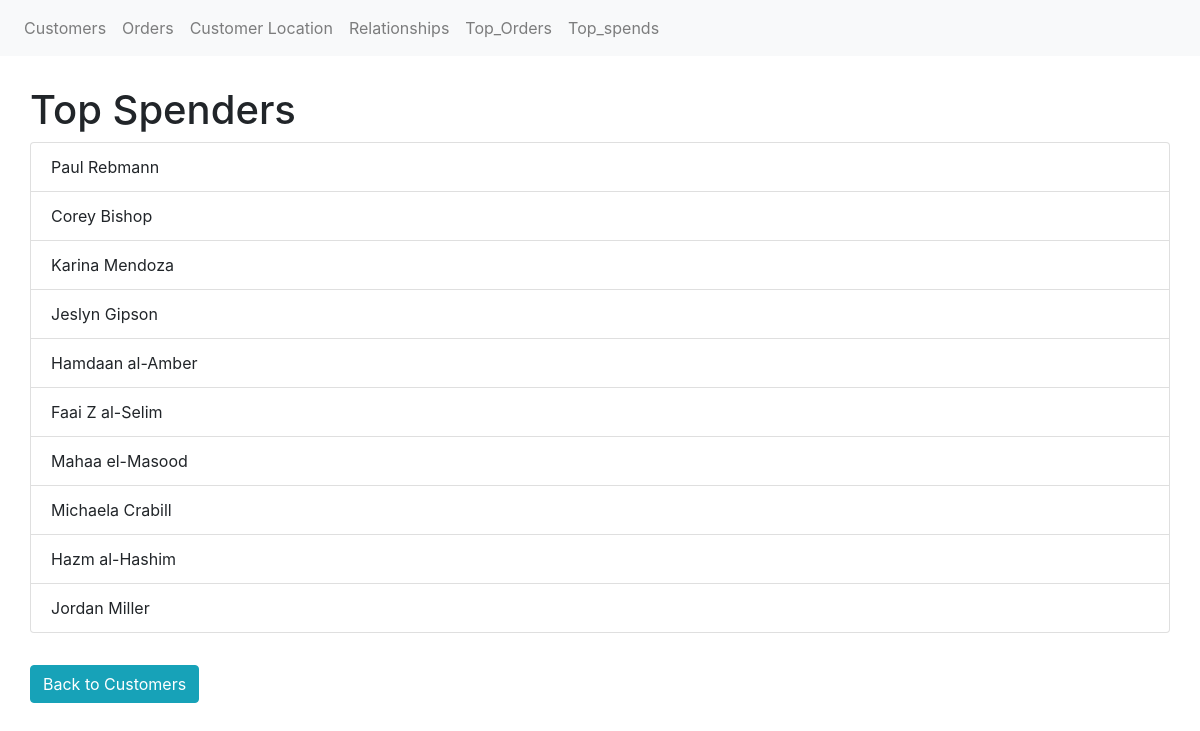
The app's page /top_spenders, older data.
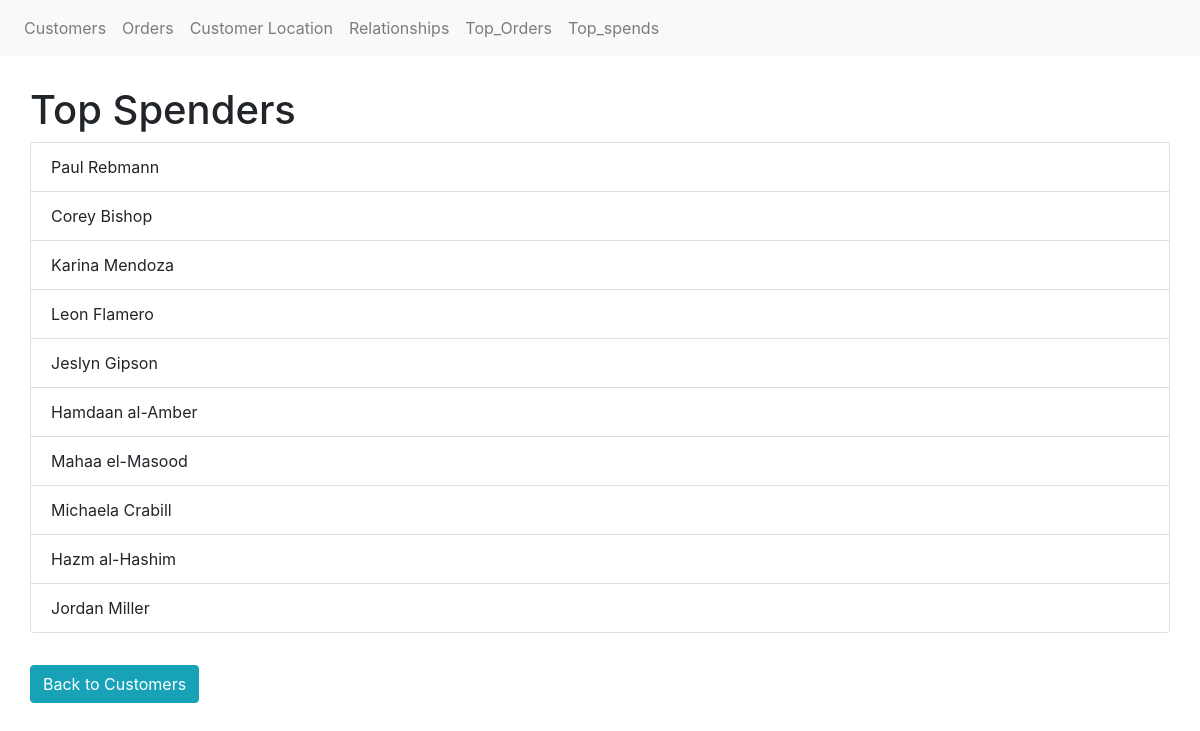
The same page, newer data.
### app/models.py (models this page shows, shortened)
class Customer(db.Model):
    __tablename__ = 'Customer'
    customer_id = db.Column(db.Integer, primary_key=True) #Primary key column
    customer_first_name = db.Column(db.String(50)) #String column for customer's first name
    customer_last_name = db.Column(db.String(50)) #String column for customer's last name
    age = db.Column(db.Integer) #Integer column for customer's age
    country = db.Column(db.String(50)) #String column for customer's country
    orders = db.relationship('Order',lazy=True, cascade='all, delete-orphan')

### app/routes.py (the view)
@app.route('/top_spenders')
def top_spenders():
    customers = Customer.query.all()
    customers_highest_spending = sorted(customers, key=lambda x: sum(order.price for order in x.orders), reverse=True)[
                                 :10]
    return render_template('top_spenders.html', customers=customers_highest_spending)

### app/templates/top_spenders.html
{% extends "base.html" %}
{% block content %}
    <h1>Top Spenders</h1>
    <ul class="list-group">
        {% for customer in customers %}
            <li class="list-group-item">
                {{ customer.customer_first_name }} {{ customer.customer_last_name }} {{ total_spent }}
            </li>
        {% endfor %}
    </ul>
    <br>
    <a href="{{ url_for('index') }}" class="btn btn-info mt-2">Back to Customers</a>
{% endblock %}

Row changes from the older to the newer data that the page shows:
removed Customer: customer_first_name "Faai Z", customer_last_name "al-Selim"
added Customer: customer_first_name "Leon", customer_last_name "Flamero"
